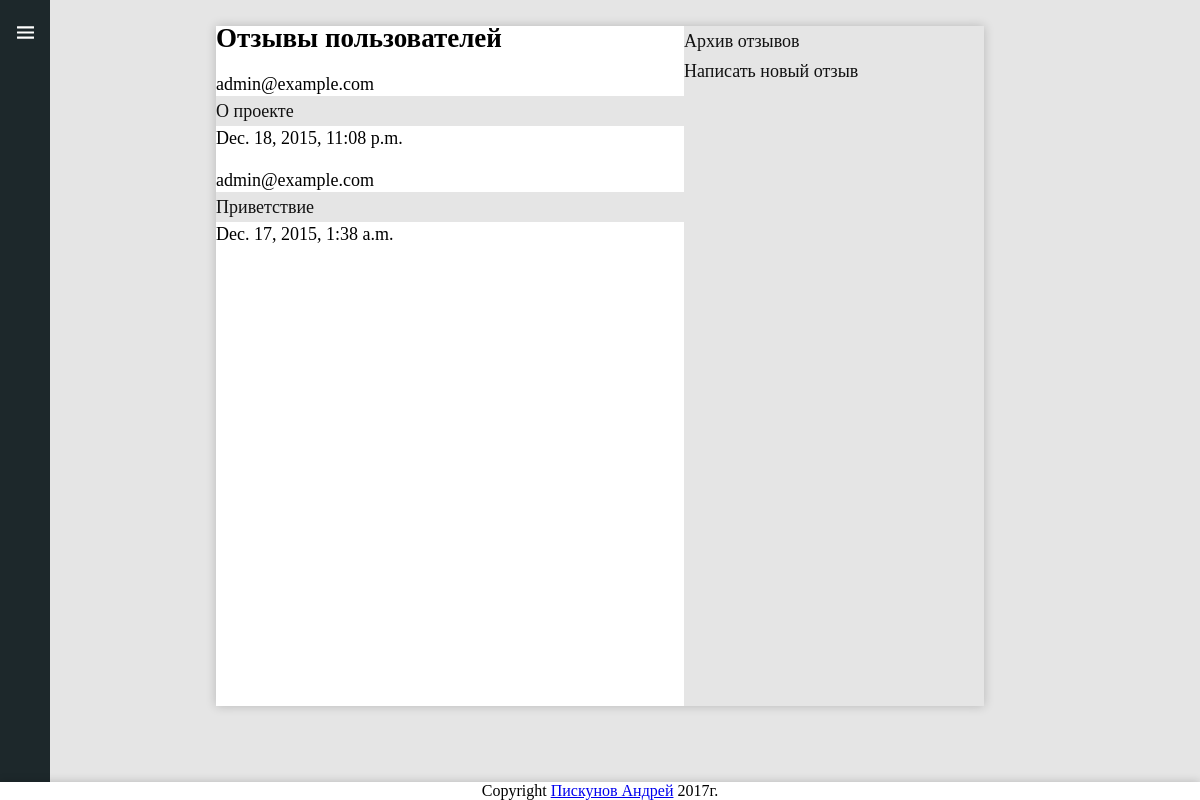
The app's page /comments/, older data.
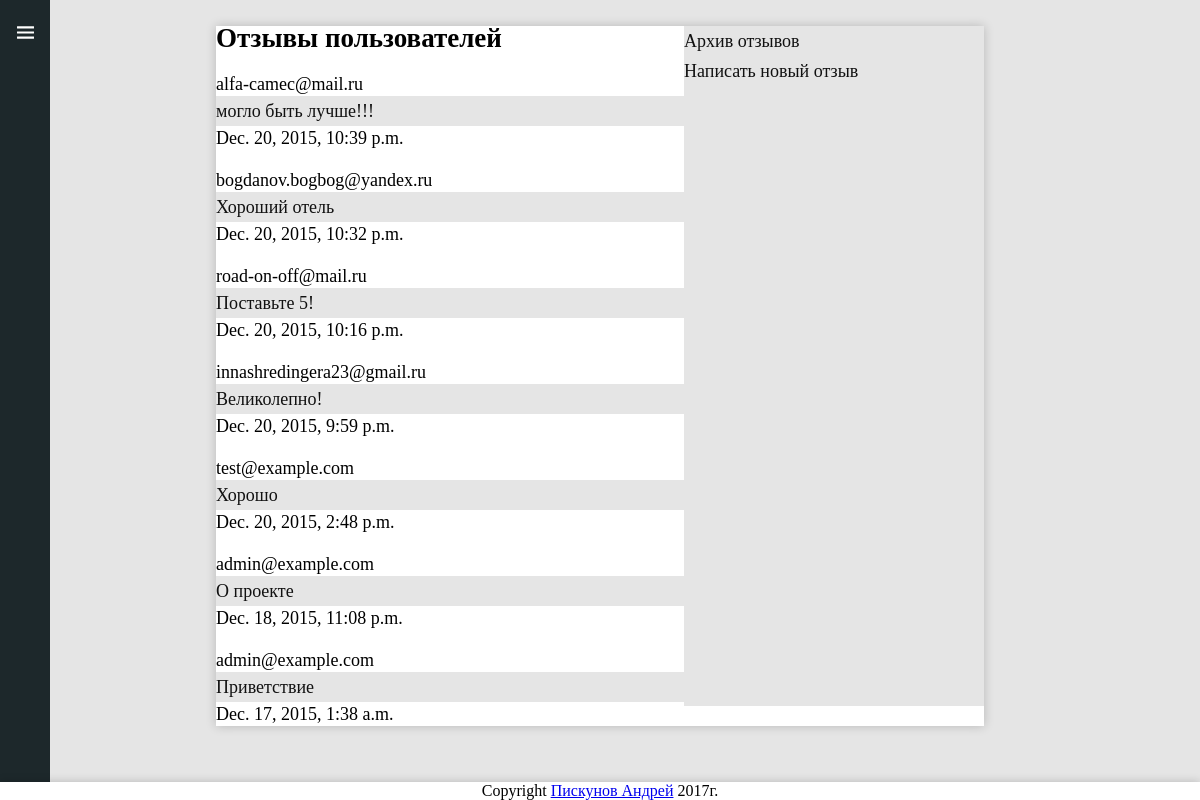
The same page, newer data.
### comments/models.py (models this page shows, shortened)
class Comment (models.Model):
    user = models.ForeignKey(
        settings.AUTH_USER_MODEL
        )
    title=models.CharField(
        'Заголовок',
        max_length=140
        )
    comment = models.CharField(
        'Отзыв',
        max_length=1000
        )
    date = models.DateTimeField(
        'Дата публикации',
        auto_now_add=True
        )
    class Meta:
        verbose_name = 'Комментарий'
        verbose_name_plural = 'Комментарии'

### mypage/models.py (models this page shows, shortened)
class MpUser (AbstractBaseUser, PermissionsMixin):
    email=models.EmailField(
        'Электронная почта',
        max_length=255,
        unique=True,
        db_index=True
        )
    company = models.ForeignKey(
        Company,
        blank=True,
        null=True,
        on_delete=models.SET_NULL
        )
    country = models.CharField(
        'Страна',
        blank=True,
        null=True,
        max_length=50
        )
    city = models.CharField(
        'Город',
        blank=True,
        null=True,
        max_length=50
        )
    total_money = models.IntegerField(
        'Баланс',
        blank=True,
        null=True
        )
    firstname = models.CharField(
        'Имя',
        max_length=40,
        null=True,
        blank=True
    )
    lastname = models.CharField(
        'Фамилия',
        max_length=40,
        null=True,
        blank=True
    )
    middlename = models.CharField(
        'Отчество',
        max_length=40,
        null=True,
        blank=True
    )
    SEX_CHOICES = (
        ('male','male'),
        ('female','female')
        )
    sex=models.CharField(
        max_length=6,
        choices=SEX_CHOICES,
        blank=True
        )
    date_of_birth = models.DateField(
        'Дата рождения',
        null=True,
        blank=True
    )
    register_date = models.DateField(
        'Дата регистрации',
        auto_now_add=True
        )
    is_admin = models.BooleanField(
        'Суперпользователь',
        default=False
    )
    STAFF_CHOICES=(
        ('client','client'),
        ('manager','manager'),
        )
    staff=models.CharField(
        max_length=15,
        choices=STAFF_CHOICES,
        blank=True
        )
    def __str__(self):
        return self.email
    USERNAME_FIELD = 'email'
    REQUIRED_FIELDS = []
    objects = UserManager()
    class Meta:
        verbose_name = 'Пользователь'
        verbose_name_plural = 'Пользователи'

### comments/views.py (the view)
def CommentView(request):
    comment_list=Comment.objects.all().order_by('-date')
    context={
        'comment_list':comment_list,
        }
    return render(request,'comments/comment-list.html',context)

### comments/templates/comments/comment-list.html
﻿{% extends "comments/comment_base.html" %}
{% block content %}
<h1>Отзывы пользователей</h1>
{% for comment in comment_list %}
<p />{{ comment.user }}
<br /><a href="/comments/detail/{{ comment.id }}/">{{ comment.title }}</a>
{{ comment.date }}
{% endfor %}
{% endblock %}

Row changes from the older to the newer data that the page shows:
added Comment: user "alfa-camec@mail.ru", title "могло быть лучше!!!", date "Dec. 20, 2015, 10:39 p.m."
added Comment: user "bogdanov.bogbog@yandex.ru", title "Хороший отель", date "Dec. 20, 2015, 10:32 p.m."
added Comment: user "road-on-off@mail.ru", title "Поставьте 5!", date "Dec. 20, 2015, 10:16 p.m."
added Comment: user "innashredingera23@gmail.ru", title "Великолепно!", date "Dec. 20, 2015, 9:59 p.m."
added Comment: user "test@example.com", title "Хорошо", date "Dec. 20, 2015, 2:48 p.m."
